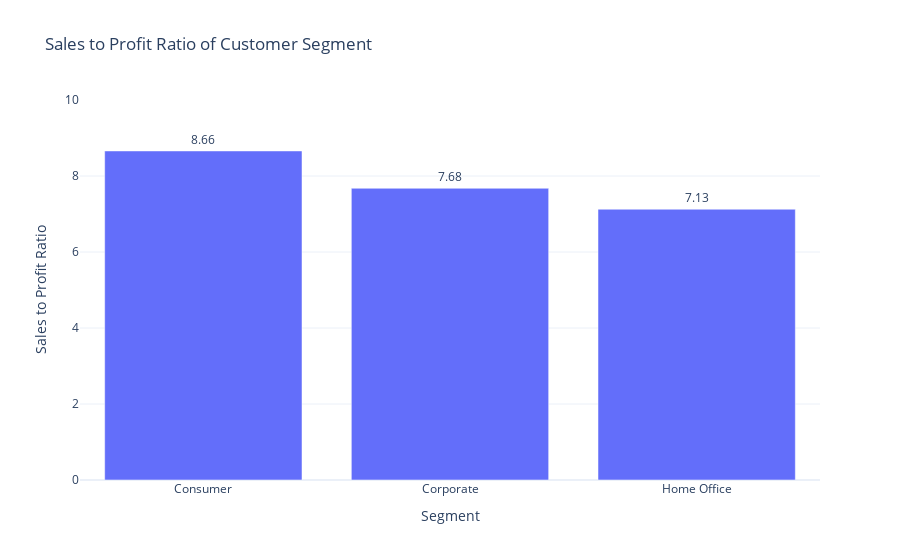

Write notebook code for a chart like this one.
### Code cell
fig8 = px.bar(sales_profit_by_segment['sales_to_profit_ratio'],
              x = sales_profit_by_segment['Segment'],
              y = sales_profit_by_segment['sales_to_profit_ratio'],
              title = 'Sales to Profit Ratio of Customer Segment')

fig8.update_traces(text = round(sales_profit_by_segment['sales_to_profit_ratio'],2), textposition = 'outside')
fig8.update_layout(xaxis_title = 'Segment', yaxis_title = 'Sales to Profit Ratio')
fig8.update_yaxes(range = [0,10])

fig8.show()

### Figure 1 — Plotly figure (JSON) as saved in the notebook; plotly's stock layout.template omitted (floating-point values rounded to 4 significant figures)
{"data": [{"alignmentgroup": "True", "hovertemplate": "x=%{x}<br>y=%{y}<extra></extra>", "legendgroup": "", "marker": {"color": "#636efa", "pattern": {"shape": ""}}, "name": "", "offsetgroup": "", "orientation": "v", "showlegend": false, "text": [8.66, 7.68, 7.13], "textposition": "outside", "type": "bar", "x": ["Consumer", "Corporate", "Home Office"], "xaxis": "x", "y": [8.659, 7.677, 7.125], "yaxis": "y"}], "layout": {"autosize": true, "barmode": "relative", "legend": {"tracegroupgap": 0}, "title": {"text": "Sales to Profit Ratio of Customer Segment"}, "xaxis": {"anchor": "y", "autorange": true, "domain": [0, 1], "range": [-0.5, 2.5], "title": {"text": "Segment"}, "type": "category"}, "yaxis": {"anchor": "x", "domain": [0, 1], "range": [0, 10], "title": {"text": "Sales to Profit Ratio"}, "type": "linear"}}}
